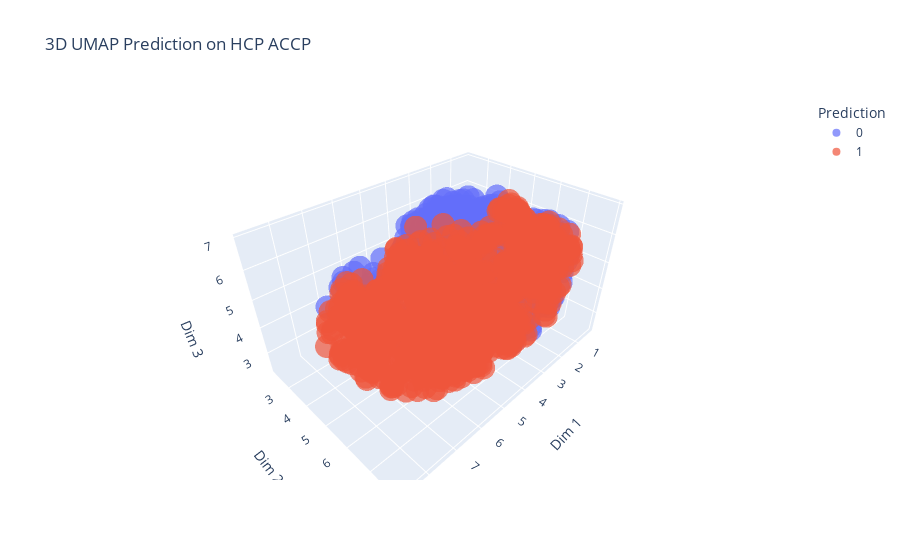

Notebook code for this chart:
### Code cell
fig = px.scatter_3d(
    HCP_and_ACCP_3D, x='Dim 1', y='Dim 2', z='Dim 3',
    color='Prediction',
    title=f'3D UMAP Prediction on HCP ACC',
    labels={'0': 'dim 1', '1': 'dim 2', '2': 'dim 3'},
    text='ID',
    opacity=0.7,
)
fig.update_traces(mode = 'markers')
fig.write_html("html_plot/Left_PCS_Prediction_HCP_ACCP.html")
fig.show()

### Figure 1 — Plotly figure (JSON) as saved in the notebook; plotly's stock layout.template omitted (floating-point values rounded to 4 significant figures; data arrays with more than 128 entries replaced by an {"elided": "..."} marker saying what was removed)
{"data": [{"hovertemplate": "Prediction=0<br>Dim 1=%{x}<br>Dim 2=%{y}<br>Dim 3=%{z}<br>ID=%{text}<extra></extra>", "legendgroup": "0", "marker": {"color": "#636efa", "opacity": 0.7, "symbol": "circle"}, "mode": "markers", "name": "0", "scene": "scene", "showlegend": true, "text": {"elided": "602 mixed values"}, "type": "scatter3d", "x": {"elided": "602 float values"}, "y": {"elided": "602 float values"}, "z": {"elided": "602 float values"}}, {"hovertemplate": "Prediction=1<br>Dim 1=%{x}<br>Dim 2=%{y}<br>Dim 3=%{z}<br>ID=%{text}<extra></extra>", "legendgroup": "1", "marker": {"color": "#EF553B", "opacity": 0.7, "symbol": "circle"}, "mode": "markers", "name": "1", "scene": "scene", "showlegend": true, "text": {"elided": "853 mixed values"}, "type": "scatter3d", "x": {"elided": "853 float values"}, "y": {"elided": "853 float values"}, "z": {"elided": "853 float values"}}], "layout": {"legend": {"title": {"text": "Prediction"}, "tracegroupgap": 0}, "scene": {"domain": {"x": [0, 1], "y": [0, 1]}, "xaxis": {"title": {"text": "Dim 1"}}, "yaxis": {"title": {"text": "Dim 2"}}, "zaxis": {"title": {"text": "Dim 3"}}}, "title": {"text": "3D UMAP Prediction on HCP ACCP"}}}
